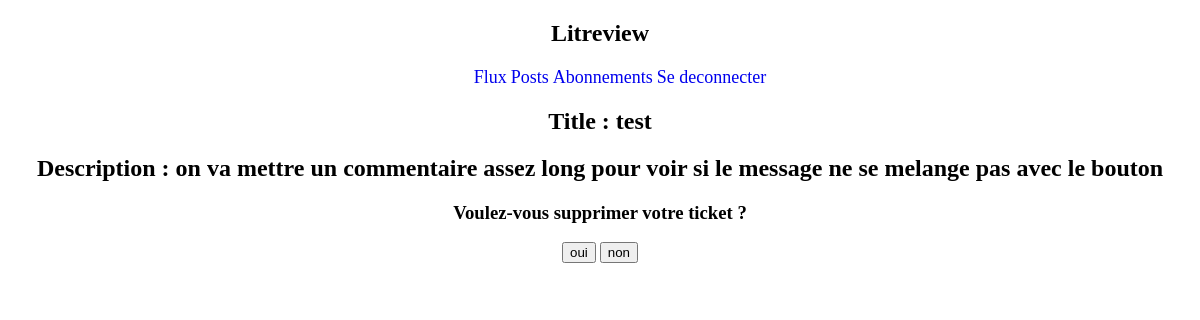
The page /supprimer-ticket/26/ (signed in) on the database as committed earlier.
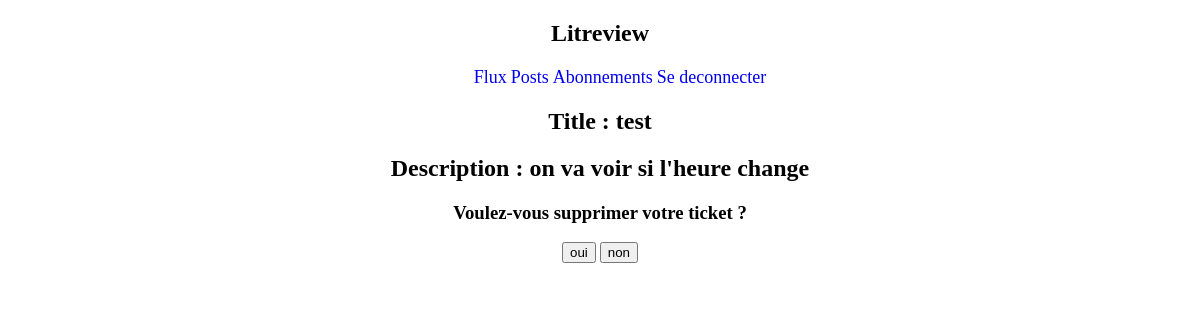
The same page on the database as committed later.
### blog/models.py (models this page shows, shortened)
class Ticket(models.Model):
    title = models.CharField(max_length=128)
    description = models.TextField(max_length=2048, blank=True)
    user = models.ForeignKey(User, on_delete=models.CASCADE)
    image = models.ImageField(blank=True)
    time_created = models.DateTimeField(auto_now_add=True)

### blog/views.py (the view)
# urls.py: path('supprimer-ticket/<ticket_id>/', views.page_supprimer_ticket),
def page_supprimer_ticket(request, ticket_id):
    try:
        if not request.session['connected']:
            print(request.session['connected'])
            return redirect('/index')
        else:
            pass
    except KeyError:
        print("probleme avec la session")
    user_id = User.objects.get(username=request.session['username']).id
    ticket_no_deleted = False
    not_your_ticket = False
    try:
        ticket = Ticket.objects.get(id=ticket_id, user_id=user_id)
        if request.method == "POST":
            print(request.POST.get("submit"))
            if request.POST.get('submit') == "oui":
                ticket.delete()
                return redirect('/vos-posts')
            else:
                ticket_no_deleted = True
        else:
            pass
        context = {
            'ticket': ticket,
            'ticket_no_deleted': ticket_no_deleted,
            'not_your_ticket': not_your_ticket
        }
    except ObjectDoesNotExist:
        not_your_ticket = True
        context = {
            'not_your_ticket': not_your_ticket
        }
    except ValueError:
        return redirect('/vos-posts')
    return render(request, 'templates/blog/supprimer_ticket.html', context)

### blog/templates/blog/supprimer_ticket.html (shortened to what this page needs)
<!doctype html>
<html lang="fr">
<head>
    {% block header %}
    {% include 'blog/barre_de_navigation.html' %}
    {% endblock %}
  {% load static %}
  <link rel="stylesheet" href="{% static 'blog/flux.css' %}">
</head>
<body>
{% if not_your_ticket %}
    <h1>Le ticket n'est pas à vous</h1>
{% else %}
        <form method="post" action="" style="text-align: center; margin: auto; min-width:1000px;">
            <h2>Title : {{ticket.title}}</h2>
            <h2>Description : {{ticket.description}}</h2>
            <h3>Voulez-vous supprimer votre ticket ?</h3>
            <input type="submit" value="oui" name="submit">
            <input type="submit" value="non" name="submit">
        </form>
{% endif %}
</body>
</html>

Rows that differ between the two databases and show on the page:
changed Ticket "test": description "on va mettre un commentaire assez long pour voir si le message ne se melange pas avec le bouton" → "on va voir si l'heure change"
